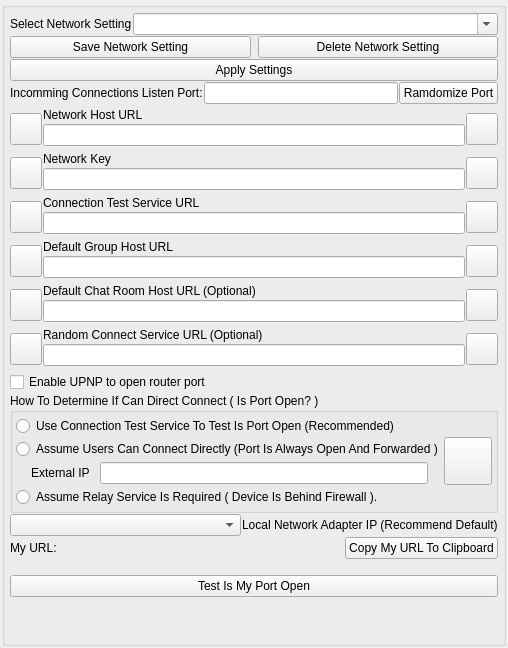
<?xml version="1.0" encoding="UTF-8"?>
<ui version="4.0">
 <class>AppletNetworkSettingsUi</class>
 <widget class="QWidget" name="AppletNetworkSettingsUi">
  <property name="geometry">
   <rect>
    <x>0</x>
    <y>0</y>
    <width>437</width>
    <height>648</height>
   </rect>
  </property>
  <property name="windowTitle">
   <string>Network Settings</string>
  </property>
  <layout class="QGridLayout" name="gridLayout">
   <property name="leftMargin">
    <number>2</number>
   </property>
   <property name="topMargin">
    <number>2</number>
   </property>
   <property name="rightMargin">
    <number>2</number>
   </property>
   <property name="bottomMargin">
    <number>2</number>
   </property>
   <property name="spacing">
    <number>0</number>
   </property>
   <item row="0" column="0">
    <widget class="QGroupBox" name="DialogItemsGroupBox">
     <property name="sizePolicy">
      <sizepolicy hsizetype="Expanding" vsizetype="Expanding">
       <horstretch>0</horstretch>
       <verstretch>0</verstretch>
      </sizepolicy>
     </property>
     <property name="title">
      <string/>
     </property>
     <layout class="QVBoxLayout" name="verticalLayout_3">
      <property name="spacing">
       <number>1</number>
      </property>
      <property name="leftMargin">
       <number>5</number>
      </property>
      <property name="topMargin">
       <number>5</number>
      </property>
      <property name="rightMargin">
       <number>5</number>
      </property>
      <property name="bottomMargin">
       <number>5</number>
      </property>
      <item>
       <layout class="QHBoxLayout" name="horizontalLayout_10">
        <item>
         <widget class="QLabel" name="m_SelectNetworkSettingLabel">
          <property name="text">
           <string>Select Network Setting</string>
          </property>
          <property name="alignment">
           <set>Qt::AlignLeading|Qt::AlignLeft|Qt::AlignVCenter</set>
          </property>
         </widget>
        </item>
        <item>
         <widget class="QComboBox" name="m_NetworkSettingsNameComboBox">
          <property name="sizePolicy">
           <sizepolicy hsizetype="Expanding" vsizetype="Preferred">
            <horstretch>0</horstretch>
            <verstretch>0</verstretch>
           </sizepolicy>
          </property>
          <property name="editable">
           <bool>true</bool>
          </property>
          <property name="insertPolicy">
           <enum>QComboBox::InsertAtCurrent</enum>
          </property>
         </widget>
        </item>
       </layout>
      </item>
      <item>
       <layout class="QHBoxLayout" name="horizontalLayout_8">
        <property name="spacing">
         <number>7</number>
        </property>
        <item>
         <widget class="QPushButton" name="m_SaveSettingsButton">
          <property name="text">
           <string>Save Network Setting</string>
          </property>
         </widget>
        </item>
        <item>
         <widget class="QPushButton" name="m_DeleteSettingsButton">
          <property name="text">
           <string>Delete Network Setting</string>
          </property>
         </widget>
        </item>
       </layout>
      </item>
      <item>
       <widget class="QPushButton" name="m_ApplySettingsButton">
        <property name="text">
         <string>Apply Settings</string>
        </property>
       </widget>
      </item>
      <item>
       <layout class="QHBoxLayout" name="horizontalLayout">
        <item>
         <widget class="QLabel" name="PortLabel">
          <property name="text">
           <string>Incomming Connections Listen Port:</string>
          </property>
         </widget>
        </item>
        <item>
         <widget class="QLineEdit" name="PortEdit"/>
        </item>
        <item>
         <widget class="QPushButton" name="RandomPortButton">
          <property name="text">
           <string>Ramdomize Port</string>
          </property>
         </widget>
        </item>
       </layout>
      </item>
      <item>
       <spacer name="verticalSpacer_2">
        <property name="orientation">
         <enum>Qt::Vertical</enum>
        </property>
        <property name="sizeType">
         <enum>QSizePolicy::Fixed</enum>
        </property>
        <property name="sizeHint" stdset="0">
         <size>
          <width>20</width>
          <height>3</height>
         </size>
        </property>
       </spacer>
      </item>
      <item>
       <layout class="QHBoxLayout" name="horizontalLayout_4">
        <item>
         <widget class="VxPushButton" name="m_NetworkHostButton">
          <property name="minimumSize">
           <size>
            <width>32</width>
            <height>32</height>
           </size>
          </property>
          <property name="maximumSize">
           <size>
            <width>32</width>
            <height>32</height>
           </size>
          </property>
          <property name="text">
           <string/>
          </property>
          <property name="iconSize">
           <size>
            <width>48</width>
            <height>48</height>
           </size>
          </property>
         </widget>
        </item>
        <item>
         <layout class="QVBoxLayout" name="verticalLayout_4">
          <property name="spacing">
           <number>2</number>
          </property>
          <property name="bottomMargin">
           <number>5</number>
          </property>
          <item>
           <widget class="QLabel" name="m_NetworkHostUrlLabel">
            <property name="text">
             <string>Network Host URL</string>
            </property>
            <property name="alignment">
             <set>Qt::AlignBottom|Qt::AlignLeading|Qt::AlignLeft</set>
            </property>
           </widget>
          </item>
          <item>
           <widget class="QLineEdit" name="m_NetworkHostUrlEdit">
            <property name="maxLength">
             <number>63</number>
            </property>
           </widget>
          </item>
         </layout>
        </item>
        <item>
         <widget class="VxPushButton" name="m_NetworkHostInfoButton">
          <property name="minimumSize">
           <size>
            <width>32</width>
            <height>32</height>
           </size>
          </property>
          <property name="maximumSize">
           <size>
            <width>32</width>
            <height>32</height>
           </size>
          </property>
          <property name="text">
           <string/>
          </property>
          <property name="iconSize">
           <size>
            <width>48</width>
            <height>48</height>
           </size>
          </property>
         </widget>
        </item>
       </layout>
      </item>
      <item>
       <layout class="QHBoxLayout" name="horizontalLayout_2">
        <item>
         <widget class="VxPushButton" name="m_NetworkKeyButton">
          <property name="minimumSize">
           <size>
            <width>32</width>
            <height>32</height>
           </size>
          </property>
          <property name="maximumSize">
           <size>
            <width>32</width>
            <height>32</height>
           </size>
          </property>
          <property name="text">
           <string/>
          </property>
          <property name="iconSize">
           <size>
            <width>48</width>
            <height>48</height>
           </size>
          </property>
         </widget>
        </item>
        <item>
         <layout class="QVBoxLayout" name="verticalLayout">
          <property name="spacing">
           <number>2</number>
          </property>
          <property name="bottomMargin">
           <number>5</number>
          </property>
          <item>
           <widget class="QLabel" name="m_NetworkKeyLabel">
            <property name="text">
             <string>Network Key</string>
            </property>
            <property name="alignment">
             <set>Qt::AlignBottom|Qt::AlignLeading|Qt::AlignLeft</set>
            </property>
           </widget>
          </item>
          <item>
           <widget class="QLineEdit" name="m_NetworkKeyEdit"/>
          </item>
         </layout>
        </item>
        <item>
         <widget class="VxPushButton" name="m_NetworkKeyInfoButton">
          <property name="minimumSize">
           <size>
            <width>32</width>
            <height>32</height>
           </size>
          </property>
          <property name="maximumSize">
           <size>
            <width>32</width>
            <height>32</height>
           </size>
          </property>
          <property name="text">
           <string/>
          </property>
          <property name="iconSize">
           <size>
            <width>48</width>
            <height>48</height>
           </size>
          </property>
         </widget>
        </item>
       </layout>
      </item>
      <item>
       <layout class="QHBoxLayout" name="horizontalLayout_6">
        <item>
         <widget class="VxPushButton" name="m_ConnectTestHostButton">
          <property name="minimumSize">
           <size>
            <width>32</width>
            <height>32</height>
           </size>
          </property>
          <property name="maximumSize">
           <size>
            <width>32</width>
            <height>32</height>
           </size>
          </property>
          <property name="text">
           <string/>
          </property>
          <property name="iconSize">
           <size>
            <width>48</width>
            <height>48</height>
           </size>
          </property>
         </widget>
        </item>
        <item>
         <layout class="QVBoxLayout" name="verticalLayout_6">
          <property name="spacing">
           <number>2</number>
          </property>
          <property name="bottomMargin">
           <number>5</number>
          </property>
          <item>
           <widget class="QLabel" name="m_ConnectTestUrlLabel">
            <property name="text">
             <string>Connection Test Service URL</string>
            </property>
            <property name="alignment">
             <set>Qt::AlignBottom|Qt::AlignLeading|Qt::AlignLeft</set>
            </property>
           </widget>
          </item>
          <item>
           <widget class="QLineEdit" name="m_ConnectTestUrlEdit">
            <property name="maxLength">
             <number>63</number>
            </property>
           </widget>
          </item>
         </layout>
        </item>
        <item>
         <widget class="VxPushButton" name="m_ConnectTestUrlInfoButton">
          <property name="minimumSize">
           <size>
            <width>32</width>
            <height>32</height>
           </size>
          </property>
          <property name="maximumSize">
           <size>
            <width>32</width>
            <height>32</height>
           </size>
          </property>
          <property name="text">
           <string/>
          </property>
          <property name="iconSize">
           <size>
            <width>48</width>
            <height>48</height>
           </size>
          </property>
         </widget>
        </item>
       </layout>
      </item>
      <item>
       <layout class="QHBoxLayout" name="horizontalLayout_14">
        <item>
         <widget class="VxPushButton" name="m_DefaultGroupHostButton">
          <property name="minimumSize">
           <size>
            <width>32</width>
            <height>32</height>
           </size>
          </property>
          <property name="maximumSize">
           <size>
            <width>32</width>
            <height>32</height>
           </size>
          </property>
          <property name="text">
           <string/>
          </property>
          <property name="iconSize">
           <size>
            <width>48</width>
            <height>48</height>
           </size>
          </property>
         </widget>
        </item>
        <item>
         <layout class="QVBoxLayout" name="verticalLayout_8">
          <property name="spacing">
           <number>2</number>
          </property>
          <property name="bottomMargin">
           <number>5</number>
          </property>
          <item>
           <widget class="QLabel" name="m_GroupHostUrlLabel">
            <property name="text">
             <string>Default Group Host URL</string>
            </property>
            <property name="alignment">
             <set>Qt::AlignBottom|Qt::AlignLeading|Qt::AlignLeft</set>
            </property>
           </widget>
          </item>
          <item>
           <widget class="QLineEdit" name="m_GroupHostUrlEdit">
            <property name="maxLength">
             <number>63</number>
            </property>
           </widget>
          </item>
         </layout>
        </item>
        <item>
         <widget class="VxPushButton" name="m_DefaultGroupHostUrlInfoButton">
          <property name="minimumSize">
           <size>
            <width>32</width>
            <height>32</height>
           </size>
          </property>
          <property name="maximumSize">
           <size>
            <width>32</width>
            <height>32</height>
           </size>
          </property>
          <property name="text">
           <string/>
          </property>
          <property name="iconSize">
           <size>
            <width>48</width>
            <height>48</height>
           </size>
          </property>
         </widget>
        </item>
       </layout>
      </item>
      <item>
       <layout class="QHBoxLayout" name="horizontalLayout_15">
        <item>
         <widget class="VxPushButton" name="m_DefaultChatRoomHostButton">
          <property name="minimumSize">
           <size>
            <width>32</width>
            <height>32</height>
           </size>
          </property>
          <property name="maximumSize">
           <size>
            <width>32</width>
            <height>32</height>
           </size>
          </property>
          <property name="text">
           <string/>
          </property>
          <property name="iconSize">
           <size>
            <width>48</width>
            <height>48</height>
           </size>
          </property>
         </widget>
        </item>
        <item>
         <layout class="QVBoxLayout" name="verticalLayout_9">
          <property name="spacing">
           <number>2</number>
          </property>
          <property name="bottomMargin">
           <number>5</number>
          </property>
          <item>
           <widget class="QLabel" name="m_DefaultChatRoomHostUrlLabel">
            <property name="text">
             <string>Default Chat Room Host URL (Optional)</string>
            </property>
            <property name="alignment">
             <set>Qt::AlignBottom|Qt::AlignLeading|Qt::AlignLeft</set>
            </property>
           </widget>
          </item>
          <item>
           <widget class="QLineEdit" name="m_DefaultChatRoomHostUrlEdit">
            <property name="maxLength">
             <number>63</number>
            </property>
           </widget>
          </item>
         </layout>
        </item>
        <item>
         <widget class="VxPushButton" name="m_ChatRoomUrlInfoButton">
          <property name="minimumSize">
           <size>
            <width>32</width>
            <height>32</height>
           </size>
          </property>
          <property name="maximumSize">
           <size>
            <width>32</width>
            <height>32</height>
           </size>
          </property>
          <property name="text">
           <string/>
          </property>
          <property name="iconSize">
           <size>
            <width>48</width>
            <height>48</height>
           </size>
          </property>
         </widget>
        </item>
       </layout>
      </item>
      <item>
       <layout class="QHBoxLayout" name="horizontalLayout_13">
        <item>
         <widget class="VxPushButton" name="m_RandomConnectButton">
          <property name="minimumSize">
           <size>
            <width>32</width>
            <height>32</height>
           </size>
          </property>
          <property name="maximumSize">
           <size>
            <width>32</width>
            <height>32</height>
           </size>
          </property>
          <property name="text">
           <string/>
          </property>
          <property name="iconSize">
           <size>
            <width>48</width>
            <height>48</height>
           </size>
          </property>
         </widget>
        </item>
        <item>
         <layout class="QVBoxLayout" name="verticalLayout_7">
          <property name="spacing">
           <number>2</number>
          </property>
          <property name="bottomMargin">
           <number>5</number>
          </property>
          <item>
           <widget class="QLabel" name="m_RandomConnectUrlLabel">
            <property name="text">
             <string>Random Connect Service URL (Optional)</string>
            </property>
            <property name="alignment">
             <set>Qt::AlignBottom|Qt::AlignLeading|Qt::AlignLeft</set>
            </property>
           </widget>
          </item>
          <item>
           <widget class="QLineEdit" name="m_RandomConnectUrlEdit">
            <property name="maxLength">
             <number>63</number>
            </property>
           </widget>
          </item>
         </layout>
        </item>
        <item>
         <widget class="VxPushButton" name="m_RandomConnectUrlInfoButton">
          <property name="minimumSize">
           <size>
            <width>32</width>
            <height>32</height>
           </size>
          </property>
          <property name="maximumSize">
           <size>
            <width>32</width>
            <height>32</height>
           </size>
          </property>
          <property name="text">
           <string/>
          </property>
          <property name="iconSize">
           <size>
            <width>48</width>
            <height>48</height>
           </size>
          </property>
         </widget>
        </item>
       </layout>
      </item>
      <item>
       <widget class="QCheckBox" name="m_UseUpnpCheckBox">
        <property name="sizePolicy">
         <sizepolicy hsizetype="Preferred" vsizetype="Fixed">
          <horstretch>0</horstretch>
          <verstretch>0</verstretch>
         </sizepolicy>
        </property>
        <property name="text">
         <string>Enable UPNP to open router port </string>
        </property>
       </widget>
      </item>
      <item>
       <widget class="QGroupBox" name="m_ConnectGroupBox">
        <property name="title">
         <string>How To Determine If Can Direct Connect ( Is Port Open? )</string>
        </property>
        <layout class="QHBoxLayout" name="horizontalLayout_5">
         <property name="spacing">
          <number>1</number>
         </property>
         <property name="leftMargin">
          <number>3</number>
         </property>
         <property name="topMargin">
          <number>3</number>
         </property>
         <property name="rightMargin">
          <number>3</number>
         </property>
         <property name="bottomMargin">
          <number>3</number>
         </property>
         <item>
          <layout class="QVBoxLayout" name="verticalLayout_2">
           <property name="spacing">
            <number>3</number>
           </property>
           <item>
            <widget class="QRadioButton" name="AutoDetectProxyRadioButton">
             <property name="text">
              <string>Use Connection Test Service To Test Is Port Open (Recommended)</string>
             </property>
            </widget>
           </item>
           <item>
            <widget class="QRadioButton" name="AssumeNoProxyRadioButton">
             <property name="text">
              <string>Assume Users Can Connect Directly (Port Is Always Open And Forwarded )</string>
             </property>
            </widget>
           </item>
           <item>
            <layout class="QHBoxLayout" name="horizontalLayout_3">
             <property name="spacing">
              <number>10</number>
             </property>
             <property name="leftMargin">
              <number>15</number>
             </property>
             <property name="rightMargin">
              <number>15</number>
             </property>
             <item>
              <widget class="QLabel" name="label_2">
               <property name="text">
                <string>External IP</string>
               </property>
              </widget>
             </item>
             <item>
              <widget class="QLineEdit" name="m_ExternIpEdit">
               <property name="maxLength">
                <number>63</number>
               </property>
              </widget>
             </item>
            </layout>
           </item>
           <item>
            <widget class="QRadioButton" name="AssumeProxyRadioButton">
             <property name="text">
              <string>Assume Relay Service Is Required ( Device Is Behind Firewall ).</string>
             </property>
            </widget>
           </item>
          </layout>
         </item>
         <item>
          <widget class="VxPushButton" name="m_ConnectIsOpenInfoButton">
           <property name="minimumSize">
            <size>
             <width>48</width>
             <height>48</height>
            </size>
           </property>
           <property name="maximumSize">
            <size>
             <width>48</width>
             <height>48</height>
            </size>
           </property>
           <property name="text">
            <string/>
           </property>
           <property name="iconSize">
            <size>
             <width>48</width>
             <height>48</height>
            </size>
           </property>
          </widget>
         </item>
        </layout>
       </widget>
      </item>
      <item>
       <layout class="QHBoxLayout" name="horizontalLayout_7">
        <item>
         <widget class="QComboBox" name="m_LclIpListComboBox">
          <property name="sizePolicy">
           <sizepolicy hsizetype="Expanding" vsizetype="Fixed">
            <horstretch>0</horstretch>
            <verstretch>0</verstretch>
           </sizepolicy>
          </property>
         </widget>
        </item>
        <item>
         <widget class="QLabel" name="m_LocalAdapterIpLabel">
          <property name="text">
           <string>Local Network Adapter IP (Recommend Default)</string>
          </property>
         </widget>
        </item>
       </layout>
      </item>
      <item>
       <layout class="QHBoxLayout" name="horizontalLayout_11">
        <item>
         <widget class="QLabel" name="m_MyNodeTextLabel">
          <property name="text">
           <string>My URL:</string>
          </property>
         </widget>
        </item>
        <item>
         <widget class="QLabel" name="m_NodeUrlLabel">
          <property name="sizePolicy">
           <sizepolicy hsizetype="Expanding" vsizetype="Preferred">
            <horstretch>0</horstretch>
            <verstretch>0</verstretch>
           </sizepolicy>
          </property>
          <property name="text">
           <string/>
          </property>
         </widget>
        </item>
        <item>
         <widget class="QPushButton" name="m_CopyToClipboardButton">
          <property name="text">
           <string>Copy My URL To Clipboard</string>
          </property>
         </widget>
        </item>
       </layout>
      </item>
      <item>
       <layout class="QHBoxLayout" name="horizontalLayout_9">
        <item>
         <widget class="QLabel" name="label">
          <property name="text">
           <string/>
          </property>
         </widget>
        </item>
        <item>
         <widget class="QLabel" name="m_InternetStateLabel">
          <property name="sizePolicy">
           <sizepolicy hsizetype="Expanding" vsizetype="Preferred">
            <horstretch>0</horstretch>
            <verstretch>0</verstretch>
           </sizepolicy>
          </property>
          <property name="text">
           <string/>
          </property>
         </widget>
        </item>
        <item>
         <widget class="QLabel" name="label_3">
          <property name="text">
           <string/>
          </property>
         </widget>
        </item>
        <item>
         <widget class="QLabel" name="m_NetAvailStateLabel">
          <property name="sizePolicy">
           <sizepolicy hsizetype="Expanding" vsizetype="Preferred">
            <horstretch>0</horstretch>
            <verstretch>0</verstretch>
           </sizepolicy>
          </property>
          <property name="text">
           <string/>
          </property>
         </widget>
        </item>
       </layout>
      </item>
      <item>
       <layout class="QHBoxLayout" name="horizontalLayout_12">
        <item>
         <widget class="QPushButton" name="m_TestIsPortOpenButton">
          <property name="text">
           <string>Test Is My Port Open</string>
          </property>
         </widget>
        </item>
       </layout>
      </item>
      <item>
       <spacer name="verticalSpacer">
        <property name="orientation">
         <enum>Qt::Vertical</enum>
        </property>
        <property name="sizeHint" stdset="0">
         <size>
          <width>20</width>
          <height>40</height>
         </size>
        </property>
       </spacer>
      </item>
     </layout>
    </widget>
   </item>
  </layout>
 </widget>
 <customwidgets>
  <customwidget>
   <class>VxPushButton</class>
   <extends>QPushButton</extends>
   <header>VxPushButton.h</header>
  </customwidget>
 </customwidgets>
 <resources/>
 <connections/>
</ui>
